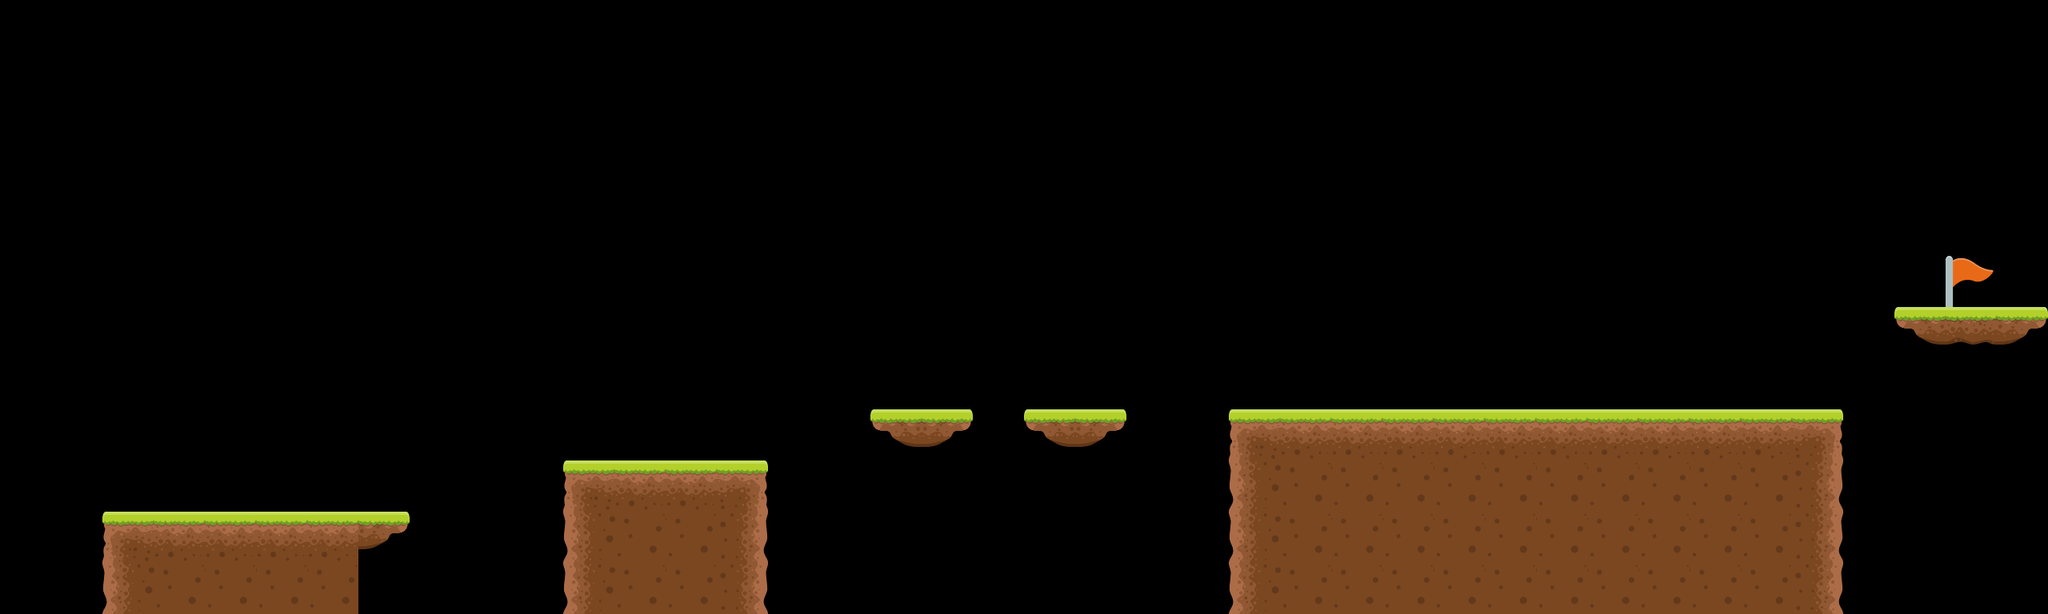

Rendered tile map (Tiled .tmx) drawn with the repository's tilesets; below, a short description and the full map source, tile grids included:
An orthogonal 40x12 tile map with 64x64 px tiles, 1 tile layer (Tile Layer 1), 2 tilesets and 9 objects.

<map version="1.10" tiledversion="1.11.2" orientation="orthogonal" renderorder="right-down" width="40" height="12" tilewidth="64" tileheight="64" infinite="0" nextlayerid="5" nextobjectid="41">
 <editorsettings>
  <export target="level2.lua" format="lua" />
 </editorsettings>
 <tileset firstgid="1" name="tileset" tilewidth="64" tileheight="64" tilecount="9" columns="3">
  <image source="../images/tileset.png" width="192" height="192" />
 </tileset>
 <tileset firstgid="10" name="flag" tilewidth="64" tileheight="64" tilecount="1" columns="1">
  <image source="flag.png" width="64" height="64" />
 </tileset>
 <layer id="1" name="Tile Layer 1" width="40" height="12">
  <data encoding="csv">
0,0,0,0,0,0,0,0,0,0,0,0,0,0,0,0,0,0,0,0,0,0,0,0,0,0,0,0,0,0,0,0,0,0,0,0,0,0,0,0,
0,0,0,0,0,0,0,0,0,0,0,0,0,0,0,0,0,0,0,0,0,0,0,0,0,0,0,0,0,0,0,0,0,0,0,0,0,0,0,0,
0,0,0,0,0,0,0,0,0,0,0,0,0,0,0,0,0,0,0,0,0,0,0,0,0,0,0,0,0,0,0,0,0,0,0,0,0,0,0,0,
0,0,0,0,0,0,0,0,0,0,0,0,0,0,0,0,0,0,0,0,0,0,0,0,0,0,0,0,0,0,0,0,0,0,0,0,0,0,0,0,
0,0,0,0,0,0,0,0,0,0,0,0,0,0,0,0,0,0,0,0,0,0,0,0,0,0,0,0,0,0,0,0,0,0,0,0,0,0,0,0,
0,0,0,0,0,0,0,0,0,0,0,0,0,0,0,0,0,0,0,0,0,0,0,0,0,0,0,0,0,0,0,0,0,0,0,0,0,0,10,0,
0,0,0,0,0,0,0,0,0,0,0,0,0,0,0,0,0,0,0,0,0,0,0,0,0,0,0,0,0,0,0,0,0,0,0,0,0,7,8,9,
0,0,0,0,0,0,0,0,0,0,0,0,0,0,0,0,0,0,0,0,0,0,0,0,0,0,0,0,0,0,0,0,0,0,0,0,0,0,0,0,
0,0,0,0,0,0,0,0,0,0,0,0,0,0,0,0,0,7,9,0,7,9,0,0,1,2,2,2,2,2,2,2,2,2,2,3,0,0,0,0,
0,0,0,0,0,0,0,0,0,0,0,1,2,2,3,0,0,0,0,0,0,0,0,0,4,5,5,5,5,5,5,5,5,5,5,6,0,0,0,0,
0,0,1,2,2,2,2,9,0,0,0,4,5,5,6,0,0,0,0,0,0,0,0,0,4,5,5,5,5,5,5,5,5,5,5,6,0,0,0,0,
0,0,4,5,5,5,5,0,0,0,0,4,5,5,6,0,0,0,0,0,0,0,0,0,4,5,5,5,5,5,5,5,5,5,5,6,0,0,0,0
</data>
 </layer>
 <objectgroup id="4" name="Flag">
  <object id="40" x="2432" y="320" width="64" height="64" />
 </objectgroup>
 <objectgroup id="2" name="Platforms">
  <object id="23" x="128" y="640" width="384" height="128" />
  <object id="24" x="704" y="576" width="256" height="192" />
  <object id="25" x="1088" y="512" width="128" height="64" />
  <object id="26" x="1280" y="512" width="128" height="64" />
  <object id="27" x="1536" y="512" width="768" height="256" />
  <object id="28" x="2368" y="384" width="192" height="64" />
 </objectgroup>
 <objectgroup id="3" name="Enemies">
  <object id="29" x="1664" y="448" width="64" height="64" />
  <object id="32" x="2112" y="448" width="64" height="64" />
 </objectgroup>
</map>
